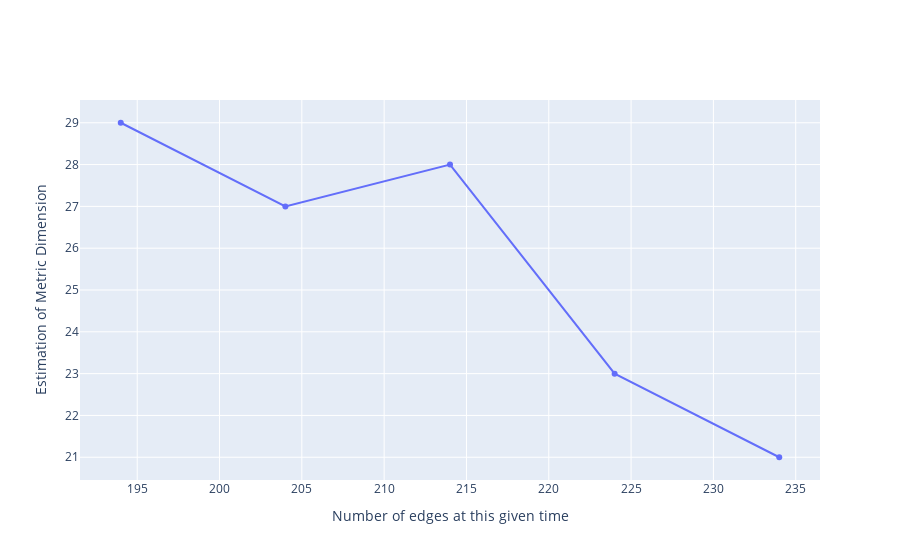

Notebook code cell kept with this figure:
### Code cell
# Define your data
x = list(result_nb_e_sms.keys())
y = list(result_nb_e_sms.values())

# Define the trace for the scatter plot
trace = go.Scatter(x=x, y=y, mode='markers+lines')

# Define the layout
layout = go.Layout(#title='Probability of resolving the graph as a function of the subset cardinality', 
                   #title_x=0.5,
                   xaxis=dict(title='Number of edges at this given time'), 
                   yaxis=dict(title='Estimation of Metric Dimension'),
                   legend=dict(x=0.67, y=0.08, orientation='v'))

# Combine the traces and layout into a figure
fig = go.Figure(data=[trace], layout=layout)

# Show the figure
fig.show()

### Figure 1 — Plotly figure (JSON) as saved in the notebook; plotly's stock layout.template omitted (floating-point values rounded to 4 significant figures)
{"data": [{"mode": "markers+lines", "type": "scatter", "x": [194, 204, 214, 224, 234], "y": [29, 27, 28, 23, 21]}], "layout": {"legend": {"orientation": "v", "x": 0.67, "y": 0.08}, "xaxis": {"title": {"text": "Number of edges at this given time"}}, "yaxis": {"title": {"text": "Estimation of Metric Dimension"}}}}
